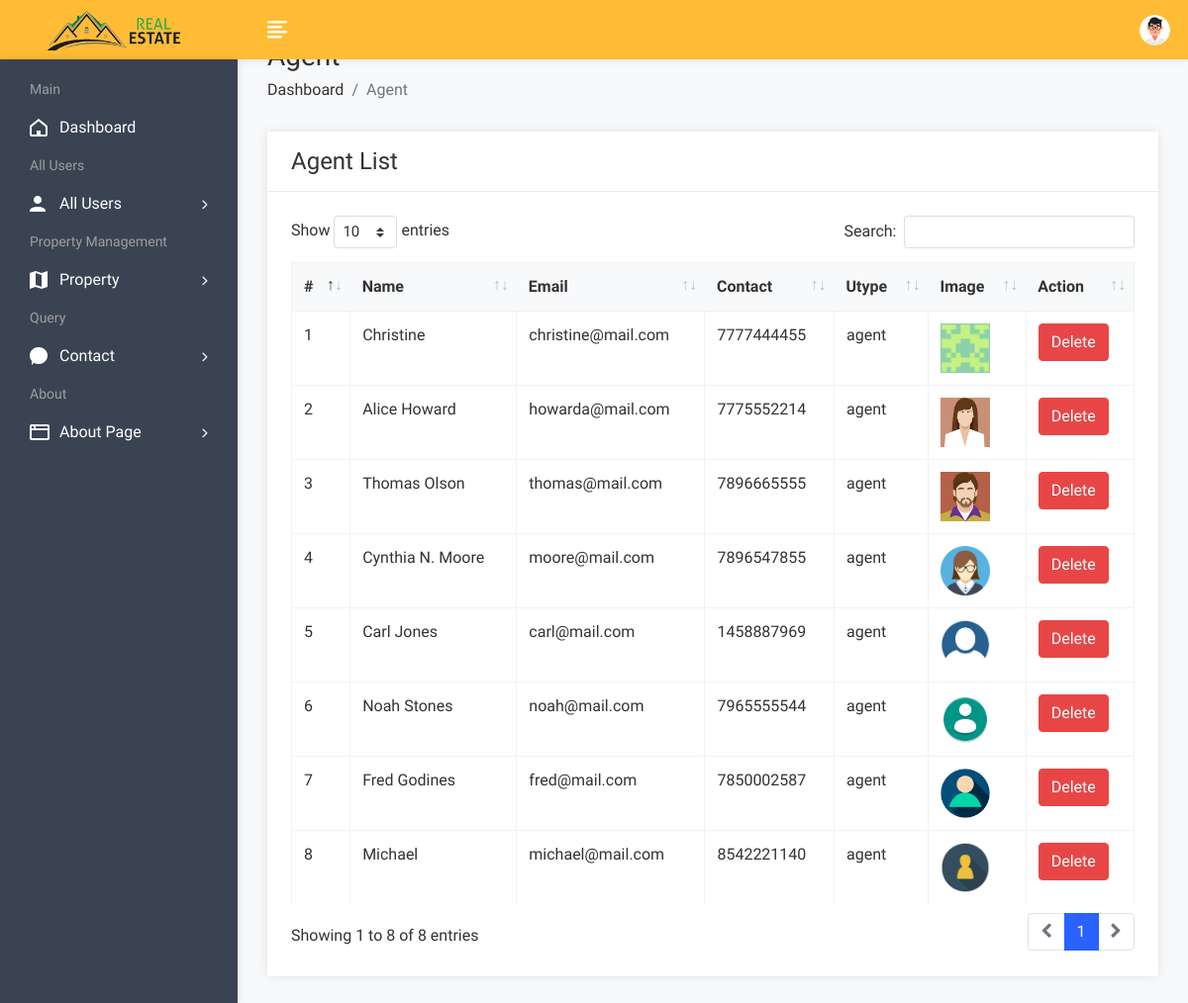
Screenshot of /admin/useragent.php (signed in) with the database file from the repository.
### tables this page shows
CREATE TABLE `user` (
  `uid` int(50) NOT NULL,
  `uname` varchar(100) NOT NULL,
  `uemail` varchar(100) NOT NULL,
  `uphone` varchar(20) NOT NULL,
  `upass` varchar(50) NOT NULL,
  `utype` varchar(50) NOT NULL,
  `uimage` varchar(300) NOT NULL
);

### admin/useragent.php (the view, shortened to what this page needs)
<!DOCTYPE html>
<html lang="en">
<head>
        <link rel="stylesheet" href="assets/css/bootstrap.min.css">
        <link rel="stylesheet" href="assets/css/font-awesome.min.css">
        <link rel="stylesheet" href="assets/css/feathericon.min.css">
		<link rel="stylesheet" href="assets/plugins/datatables/dataTables.bootstrap4.min.css">
		<link rel="stylesheet" href="assets/plugins/datatables/responsive.bootstrap4.min.css">
		<link rel="stylesheet" href="assets/plugins/datatables/select.bootstrap4.min.css">
		<link rel="stylesheet" href="assets/plugins/datatables/buttons.bootstrap4.min.css">
        <link rel="stylesheet" href="assets/css/style.css">
    </head>
    <body>
				<?php include("header.php"); ?>
            <div class="page-wrapper">
                <div class="content container-fluid">
					<div class="page-header">
						<div class="row">
							<div class="col">
								<h3 class="page-title">Agent</h3>
								<ul class="breadcrumb">
									<li class="breadcrumb-item"><a href="dashboard.php">Dashboard</a></li>
									<li class="breadcrumb-item active">Agent</li>
								</ul>
							</div>
						</div>
					</div>
					<div class="row">
						<div class="col-sm-12">
							<div class="card">
								<div class="card-header">
									<h4 class="card-title">Agent List</h4>
								</div>
								<div class="card-body">
									<table id="basic-datatable" class="table table-bordered table-hover">
                                            <thead>
                                                <tr>
                                                    <th>#</th>
                                                    <th>Name</th>
                                                    <th>Email</th>
                                                    <th>Contact</th>
                                                    <th>Utype</th>
													<th>Image</th>
                                                    <th>Action</th>
                                                </tr>
                                            </thead>
                                            <tbody>
											<?php
												$query=mysqli_query($con,"select * from user where utype='agent'");
												$cnt=1;
												while($row=mysqli_fetch_row($query))
													{
											?>
                                                <tr>
                                                    <td><?php echo $cnt; ?></td>
                                                    <td><?php echo $row['1']; ?></td>
                                                    <td><?php echo $row['2']; ?></td>
                                                    <td><?php echo $row['3']; ?></td>
                                                    <td><?php echo $row['5']; ?></td>
													<td><img src="user/<?php echo $row['6']; ?>" height="50px" width="50px"></td>
                                                    <td><a href="useragentdelete.php?id=<?php echo $row['0']; ?>"><button class="btn btn-danger">Delete</button></a></td>
                                                </tr>
                                                <?php
												$cnt=$cnt+1;
												}
												?>
                                            </tbody>
                                        </table>
								</div>
							</div>
						</div>
					</div>
				</div>
			</div>
    </body>
</html>

### rows the page displays
user: uname "Christine", uemail "christine@mail.com", uphone "7777444455", utype "agent", uimage (picture)
user: uname "Alice Howard", uemail "howarda@mail.com", uphone "7775552214", utype "agent", uimage (picture)
user: uname "Thomas Olson", uemail "thomas@mail.com", uphone "7896665555", utype "agent", uimage (picture)
user: uname "Cynthia N. Moore", uemail "moore@mail.com", uphone "7896547855", utype "agent", uimage (placeholder picture)
user: uname "Carl Jones", uemail "carl@mail.com", uphone "1458887969", utype "agent", uimage (picture)
user: uname "Noah Stones", uemail "noah@mail.com", uphone "7965555544", utype "agent", uimage (picture)
user: uname "Fred Godines", uemail "fred@mail.com", uphone "7850002587", utype "agent", uimage (picture)
user: uname "Michael", uemail "michael@mail.com", uphone "8542221140", utype "agent", uimage (picture)
